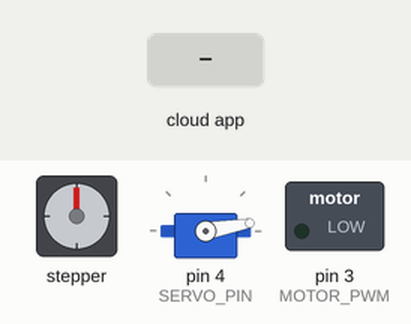
The sketch below on a simulated Arduino Uno, built with avr-gcc and run on an emulated ATmega328P. On the bench: stepper motor, servo, switched loads named in the sketch (green lamp = pin HIGH). Wiring (inferred from the names in the program): stepper motor (2048 steps per turn assumed): coils pin 5, pin 6, pin 7, pin 8. Inputs (shaded band) come from the test bench. The ROS host is connected and sends only what is stated; pins used as bus, display or sensor lines are not drawn.

Above: at 1.2 s.
1.3 s: the phone or cloud app sets angular.z to -100
At 1.9 s:
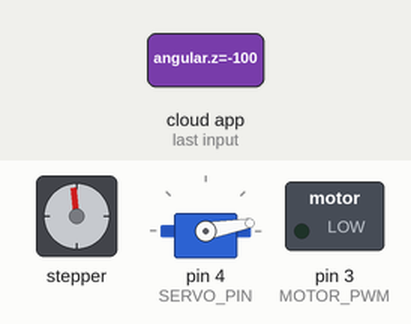
2.9 s: the phone or cloud app sets angular.z to 100
At 4.1 s:
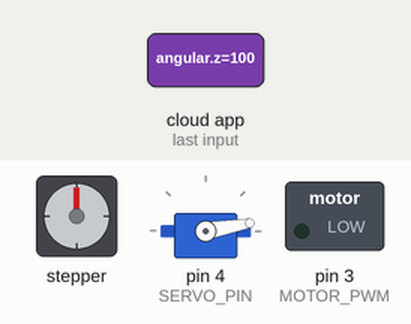
Timing chart, 0 to 5.9 s (numbered marks = the images above; inputs shaded):
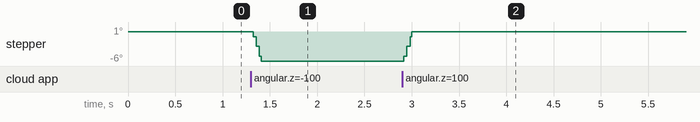

The sketch:

chalk_robot.ino
```cpp
#include <ros.h>
#include <geometry_msgs/Twist.h>
#include <Servo.h>

#define MOTOR_PIN1 5 // digital pinのIDを設定
#define MOTOR_PIN2 6
#define MOTOR_PIN3 7
#define MOTOR_PIN4 8

Servo groveServo;
ros::NodeHandle nh;
int dc_rpm = 0;
int dc_count=0;
int stepping_switch;
int servo_degree = 10;
int servo_count = 0;

const float step_period = 3; // step入力の時間幅 [msec]
const int MOTOR_PINS[4] = {5, 6, 7, 8};
const int SERVO_PIN = 4;
const int PULSES[4][4] = {
    {HIGH, LOW, LOW, HIGH},
    {HIGH, HIGH, LOW, LOW},
    {LOW, HIGH, HIGH, LOW},
    {LOW, LOW, HIGH, HIGH}
};
const int MOTOR_PWM = 3;
double v = 64;
int dir = 1;

void messageCb(const geometry_msgs::Twist& twist) {
  //dcモータ回転数取得
  dc_rpm = int( twist.linear.y);
  //ステッピングモータ回転数取得
  stepping_switch = int( twist.angular.z);
  char buf[100];
  sprintf(buf, "dc_rpm = %d", dc_rpm);
  nh.loginfo(buf);
  sprintf(buf, "stepping_switch = %d", stepping_switch);
  nh.loginfo(buf);

  //発射台回転
  if( stepping_switch == 1){
    nh.loginfo("positive_rotation");
    for(int k=0; k<10; k++){
      for(int i=0; i<4; i++){
        for(int j=0; j<4; j++){
          digitalWrite(MOTOR_PINS[j], PULSES[i][j]);
        }
      delay(step_period);
      }
    }
  }
  if( stepping_switch ==-1){
    nh.loginfo("negative_rotation");
    for(int k = 0; k<10; k++){
      for(int i=3; 0<=i; i--){
        for(int j=0; j<4; j++){
          digitalWrite(MOTOR_PINS[j], PULSES[i][j]);
        }
      delay(step_period);
      }
    }
  }
}

ros::Subscriber<geometry_msgs::Twist> sub("cmd_vel", &messageCb);

void setup() {
  nh.getHardware()->setBaud(115200);
  nh.initNode();
  nh.subscribe(sub);
  groveServo.attach(SERVO_PIN);
  groveServo.write(servo_degree);
  for(int i =0; i<4; i++){
    pinMode(MOTOR_PINS[i], OUTPUT);
  }
  pinMode(MOTOR_PWM, OUTPUT);
}

void loop() {
  nh.spinOnce();
  analogWrite(MOTOR_PWM, constrain(dc_rpm,0,255));
  if( dc_rpm != 0){
    dc_count ++;
  }else{
    dc_count = 0;
  }
  if( dc_count > 6000){
    groveServo.write(160);
    delay(300);
    groveServo.write(10);
    delay(300);
  }

  delay(1);
  //以下に制御命令記述
  servo_count ++;

}
```
